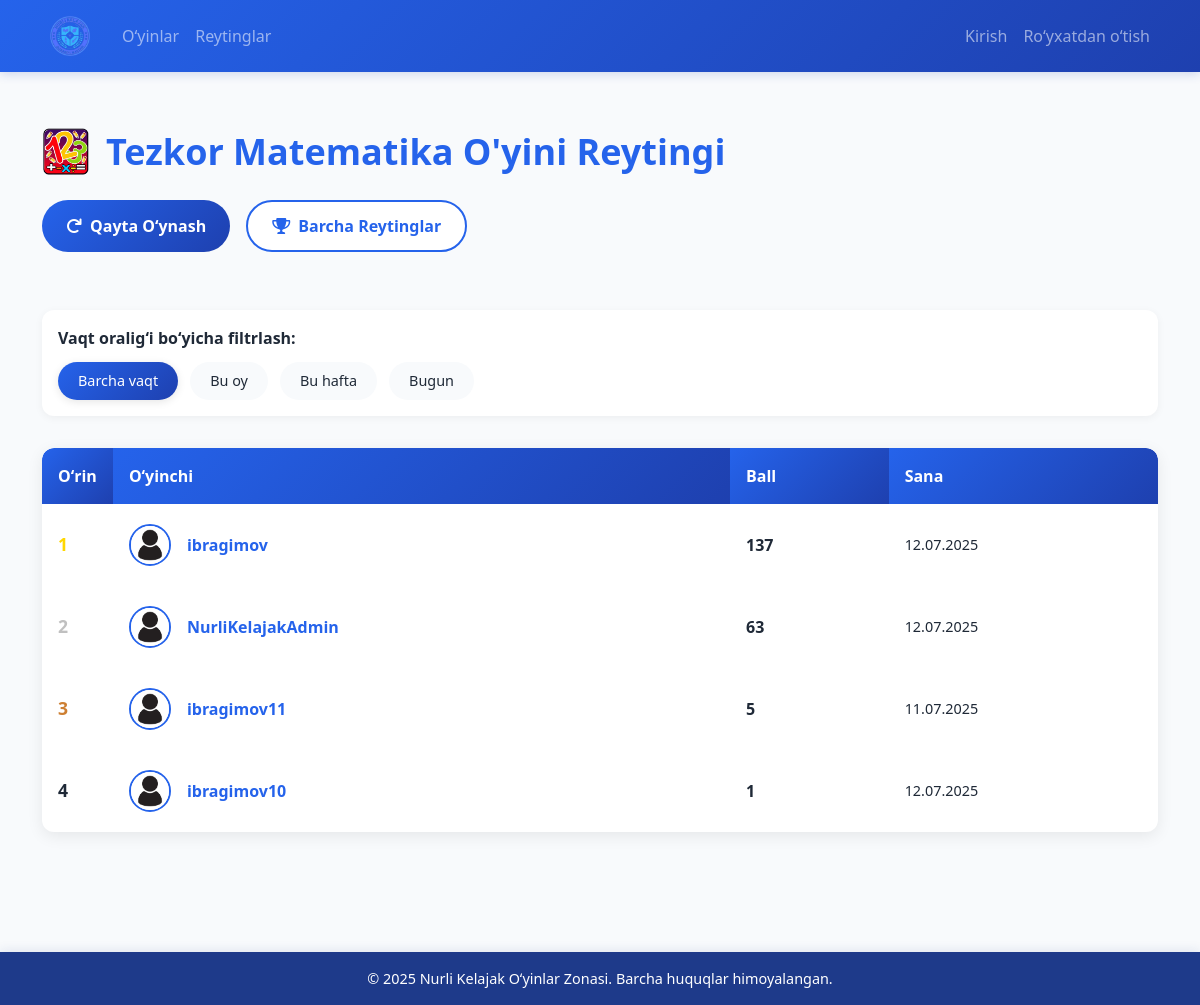
Page /leaderboard/games/math_challenge/ on the earlier database version.
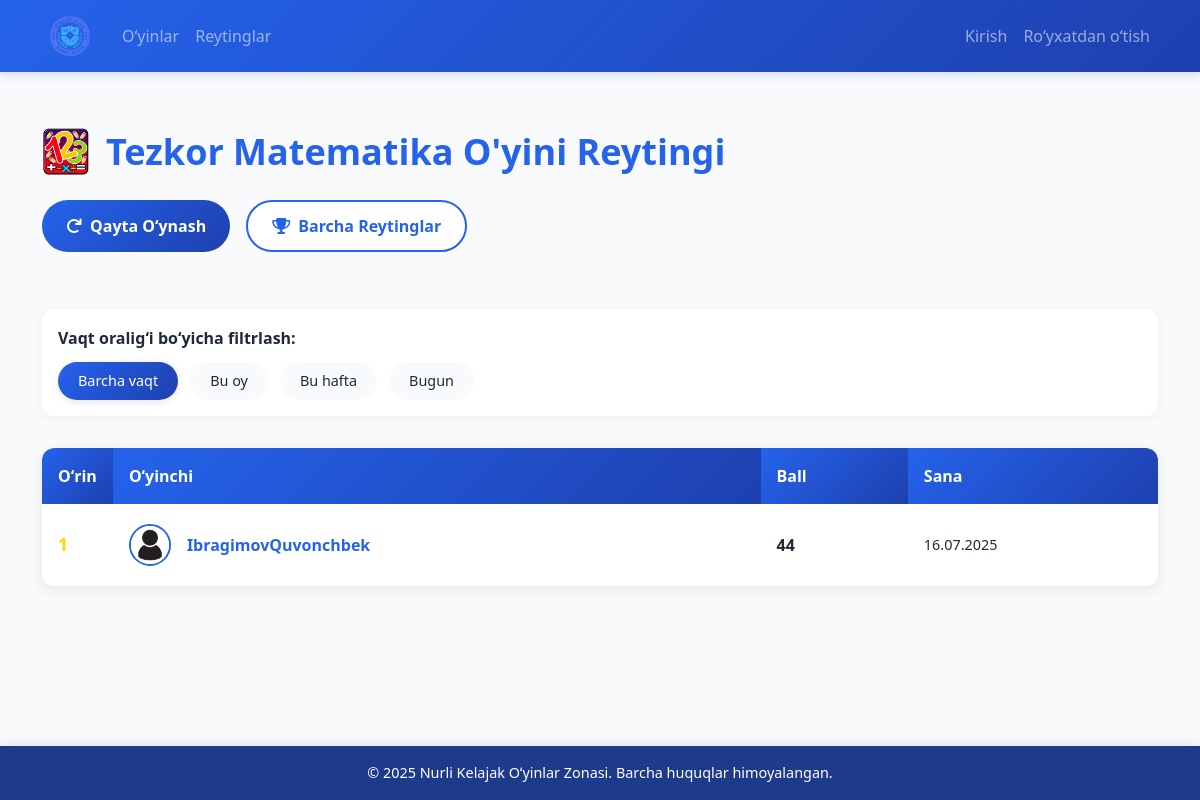
Same page on the later database version.
### accounts/models.py (models this page shows, shortened)
class User(AbstractUser):
    avatar = models.ImageField(upload_to='avatars/', null=True, blank=True)
    bio = models.TextField(max_length=500, blank=True)
    groups = models.ManyToManyField(
        'auth.Group',
        related_name='custom_user_set',
        blank=True,
        help_text='The groups this user belongs to.',
        verbose_name='groups',
    )
    user_permissions = models.ManyToManyField(
        'auth.Permission',
        related_name='custom_user_set',
        blank=True,
        help_text='Specific permissions for this user.',
        verbose_name='user permissions',
    )

### leaderboard/views.py (the view)
# urls.py: path('games/<slug:game_slug>/', views.game_leaderboard, name='game_leaderboard'),
def game_leaderboard(request, game_slug):
    game = get_object_or_404(Game, slug=game_slug)
    time_filter = request.GET.get('filter', 'all')
    queryset = GameScore.objects.filter(game=game)
    today = timezone.now().date()
    if time_filter == 'month':
        first_day = today.replace(day=1)
        queryset = queryset.filter(created_at__gte=first_day)
    elif time_filter == 'week':
        monday = today - timedelta(days=today.weekday())
        queryset = queryset.filter(created_at__gte=monday)
    elif time_filter == 'day':
        queryset = queryset.filter(created_at__date=today)
    leaderboard = queryset.values(
        'user__username',
        'user__avatar'
    ).annotate(
        max_score=Max('score'),
        latest_score_date=Max('created_at')
    ).order_by('-max_score')[:10]
    return render(request, 'leaderboard/game_leaderboard.html', {
        'game': game,
        'leaderboard': leaderboard,
        'active_filter': time_filter
    })

### leaderboard/templates/leaderboard/game_leaderboard.html (shortened to what this page needs)
{% extends "base.html" %}
{% load static %}
{% load humanize %}
{% block content %}
<div class="container leaderboard-container">
    <div class="leaderboard-header">
        <h1 class="leaderboard-title">
            {% if game.image %}
                <img src="{{ game.image.url }}" class="game-icon" alt="{{ game.name }} ikonkasi">
            {% endif %}
            {{ game.name }} Reytingi
        </h1>
        <div class="leaderboard-actions">
            <a href="{% url 'games:game_detail' game.slug %}" class="leaderboard-btn play-again-btn">
                <i class="fas fa-redo"></i> Qayta Oʻynash
            </a>
            <a href="{% url 'leaderboard:leaderboards_home' %}" class="leaderboard-btn view-all-btn">
                <i class="fas fa-trophy"></i> Barcha Reytinglar
            </a>
        </div>
    </div>
    <div class="time-filter-container">
        <span class="time-filter-title">Vaqt oraligʻi boʻyicha filtrlash:</span>
        <div class="time-filter-options">
            <a href="?filter=all" class="time-filter-btn {% if active_filter == 'all' %}active{% endif %}">
                Barcha vaqt
            </a>
            <a href="?filter=month" class="time-filter-btn {% if active_filter == 'month' %}active{% endif %}">
                Bu oy
            </a>
            <a href="?filter=week" class="time-filter-btn {% if active_filter == 'week' %}active{% endif %}">
                Bu hafta
            </a>
            <a href="?filter=day" class="time-filter-btn {% if active_filter == 'day' %}active{% endif %}">
                Bugun
            </a>
        </div>
    </div>
    <div class="leaderboard-table-container">
        {% if leaderboard %}
            <table class="leaderboard-table">
                <thead>
                    <tr>
                        <th scope="col">Oʻrin</th>
                        <th scope="col">Oʻyinchi</th>
                        <th scope="col">Ball</th>
                        <th scope="col">Sana</th>
                    </tr>
                </thead>
                <tbody>
                    {% for entry in leaderboard %}
                        <tr {% if entry.user__username == request.user.username %}class="current-user"{% endif %}>
                            <td class="rank-cell {% if forloop.counter == 1 %}rank-1{% elif forloop.counter == 2 %}rank-2{% elif forloop.counter == 3 %}rank-3{% endif %}">
                                {{ forloop.counter }}
                            </td>
                            <td>
                                <div class="user-cell">
                                    <a href="{% url 'accounts:user_profile' username=entry.user__username %}">
                                        <img src="{% if entry.user__avatar %}{{ entry.user__avatar.url }}{% else %}{% static 'images/default-avatar.png' %}{% endif %}"
                                             class="user-avatar"
                                             alt="{{ entry.user__username }} avatari"
                                             onerror="this.src='{% static 'images/default-avatar.png' %}'">
                                    </a>
                                    <a href="{% url 'accounts:user_profile' username=entry.user__username %}" class="username-link">
                                        {{ entry.user__username }}
                                    </a>
                                </div>
                            </td>
                            <td class="score-cell">{{ entry.max_score|intcomma }}</td>
                            <td class="time-cell">{{ entry.latest_score_date|date:"d.m.Y" }}</td>
                        </tr>
                    {% endfor %}
                </tbody>
            </table>
        {% endif %}
    </div>
</div>
{% endblock %}

Differences in the rows shown:
removed User: user__username "ibragimov", max_score "137", latest_score_date "12.07.2025"
removed User: user__username "NurliKelajakAdmin", max_score "63", latest_score_date "12.07.2025"
removed User: user__username "ibragimov11", max_score "5", latest_score_date "11.07.2025"
removed User: user__username "ibragimov10", max_score "1", latest_score_date "12.07.2025"
added User: user__username "IbragimovQuvonchbek", max_score "44", latest_score_date "16.07.2025"
